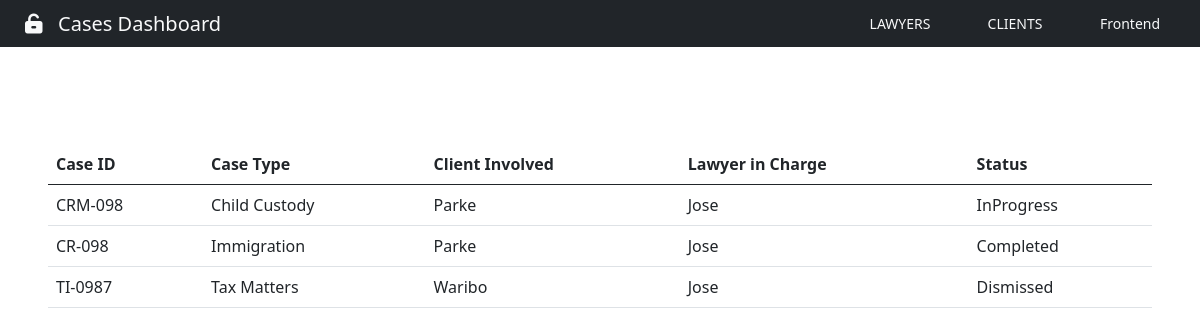
The page /cases/ on the database its author committed.
### App/models.py (models this page shows, shortened)
class Cases(models.Model):
    case_id = models.CharField(max_length=10)
    case_type = models.CharField(max_length=50, choices=CASETYPE)
    client = models.ForeignKey(Client, on_delete=models.CASCADE)
    lawyer = models.ForeignKey(Lawyer, on_delete=models.CASCADE)
    situation = models.CharField(
        max_length=50, null=True, choices=SITUATION, default='Pending')
    created_at = models.DateTimeField(auto_now_add=True)
    class Meta:
        verbose_name = 'cases'
        verbose_name_plural = 'cases'

class Client(models.Model):
    firstname = models.CharField(max_length=50)
    lastname = models.CharField(max_length=50)
    email = models.EmailField(max_length=50)
    password = models.CharField(max_length=16)
    gender = models.CharField(max_length=10, null=True, choices=GENDER)
    city = models.CharField(max_length=30)
    state = models.CharField(max_length=20)
    phone = models.CharField(max_length=25)
    case_type = models.CharField(max_length=100, null=True, choices=CASETYPE)
    description = models.TextField()
    profile = models.ImageField(blank=True, upload_to='pics', default='profile_picture')
    reg_at = models.DateTimeField(auto_now_add=True)
    def __str__(self):
        return str(self.firstname)

class Lawyer(models.Model):
    Firm = models.CharField(max_length=200)
    FirstName = models.CharField(max_length=200)
    LastName = models.CharField(max_length=100)
    Lawyer_type = models.CharField(
        max_length=100, null=True, choices=LAWYERTYPE)
    Experience = models.CharField(max_length=50)
    skills = models.CharField(max_length=100, choices=SKILLS)
    Gender = models.CharField(max_length=100, null=True, choices=GENDER)
    City = models.CharField(max_length=50)
    State = models.CharField(max_length=100)
    Zip = models.CharField(max_length=6)
    Email = models.CharField(max_length=100)
    Password = models.CharField(max_length=16)
    Phone = models.CharField(max_length=15)
    Profile = models.ImageField(blank=True, upload_to='pics', default='profile_picture')
    reg_at = models.DateTimeField(auto_now_add=True)
    def __str__(self):
        return str(self.FirstName)

### App/views.py (the view)
# urls.py: path('cases/', views.cases, name="cases"),
def cases(request):
    cases = Cases.objects.all()
    return render(request, "App/cases.html", {'cases': cases})

### App/templates/App/cases.html (shortened to what this page needs)
{% extends 'base.html' %}
{% load static %}
{% block nav-btn %}
<a href="{% url 'logout' %}" class="btn btn-sm text-light" id="btn-nav">Frontend</a>
<a href="{% url 'clientdashboard' %}" class="btn btn-sm text-light" id="btn-nav">CLIENTS</a>
<a href="{% url 'lawyerdashboard' %}" class="btn btn-sm text-light" id="btn-nav">LAWYERS</a>
{% endblock %}
{% block nav-content %}
<i class="fa-solid fa-unlock-keyhole"></i>&nbsp;&nbsp; Cases Dashboard
{% endblock %}
{% block content %}
<div class="cotainer m-5">
    <div class="row">
        <div class="col-12">
            <table class="table">
                <thead>
                    <tr>
                        <th>Case ID</th>
                        <th>Case Type</th>
                        <th>Client Involved</th>
                        <th>Lawyer in Charge</th>
                        <th>Status</th>
                    </tr>
                </thead>
                <tbody>
                    {% for case in cases %}
                    <tr>
                        <td>{{case.case_id}}</td>
                        <td>{{case.case_type}}</td>
                        <td>{{case.client}}</td>
                        <td>{{case.lawyer}}</td>
                        <td>{{case.situation}}</td>
                    </tr>
                    {% endfor %}
                </tbody>
            </table>
        </div>
    </div>
</div>
{% endblock content %}

### App/static/css/style.css (style rules this page uses)
html, body { height: 100%; margin: 0; max-width: 100%; }
#btn-nav { width: 90px; float: right; margin-right: 25px; }

### rows shown on the page
Cases: case_id "CRM-098", case_type "Child Custody", client "Parke", lawyer "Jose", situation "InProgress"
Cases: case_id "CR-098", case_type "Immigration", client "Parke", lawyer "Jose", situation "Completed"
Cases: case_id "TI-0987", case_type "Tax Matters", client "Waribo", lawyer "Jose", situation "Dismissed"
